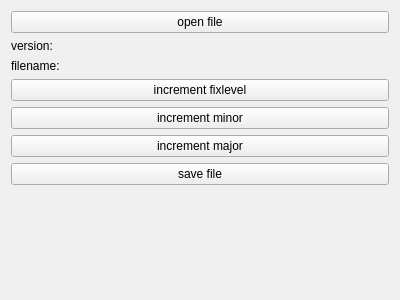
<?xml version="1.0" encoding="UTF-8"?>
<ui version="4.0">
 <class>RequireFileHelper</class>
 <widget class="QWidget" name="RequireFileHelper">
  <property name="geometry">
   <rect>
    <x>0</x>
    <y>0</y>
    <width>400</width>
    <height>300</height>
   </rect>
  </property>
  <property name="windowTitle">
   <string>Form</string>
  </property>
  <layout class="QGridLayout" name="gridLayout">
   <item row="7" column="0">
    <spacer name="verticalSpacer">
     <property name="orientation">
      <enum>Qt::Vertical</enum>
     </property>
     <property name="sizeHint" stdset="0">
      <size>
       <width>20</width>
       <height>40</height>
      </size>
     </property>
    </spacer>
   </item>
   <item row="3" column="0" colspan="2">
    <widget class="QPushButton" name="pushButtonFixlevel">
     <property name="text">
      <string>increment fixlevel</string>
     </property>
    </widget>
   </item>
   <item row="1" column="0">
    <widget class="QLabel" name="label">
     <property name="text">
      <string>version:</string>
     </property>
    </widget>
   </item>
   <item row="1" column="1">
    <widget class="QLabel" name="labelVersion">
     <property name="text">
      <string/>
     </property>
    </widget>
   </item>
   <item row="5" column="0" colspan="2">
    <widget class="QPushButton" name="pushButtonMajor">
     <property name="text">
      <string>increment major</string>
     </property>
    </widget>
   </item>
   <item row="2" column="0">
    <widget class="QLabel" name="label_3">
     <property name="text">
      <string>filename: </string>
     </property>
    </widget>
   </item>
   <item row="4" column="0" colspan="2">
    <widget class="QPushButton" name="pushButtonMinor">
     <property name="text">
      <string>increment minor</string>
     </property>
    </widget>
   </item>
   <item row="2" column="1">
    <widget class="QLabel" name="labelFileName">
     <property name="text">
      <string/>
     </property>
    </widget>
   </item>
   <item row="0" column="0" colspan="2">
    <widget class="QPushButton" name="pushButtonOpen">
     <property name="text">
      <string>open file</string>
     </property>
    </widget>
   </item>
   <item row="6" column="0" colspan="2">
    <widget class="QPushButton" name="pushButtonSave">
     <property name="text">
      <string>save file</string>
     </property>
    </widget>
   </item>
  </layout>
 </widget>
 <resources/>
 <connections/>
</ui>
